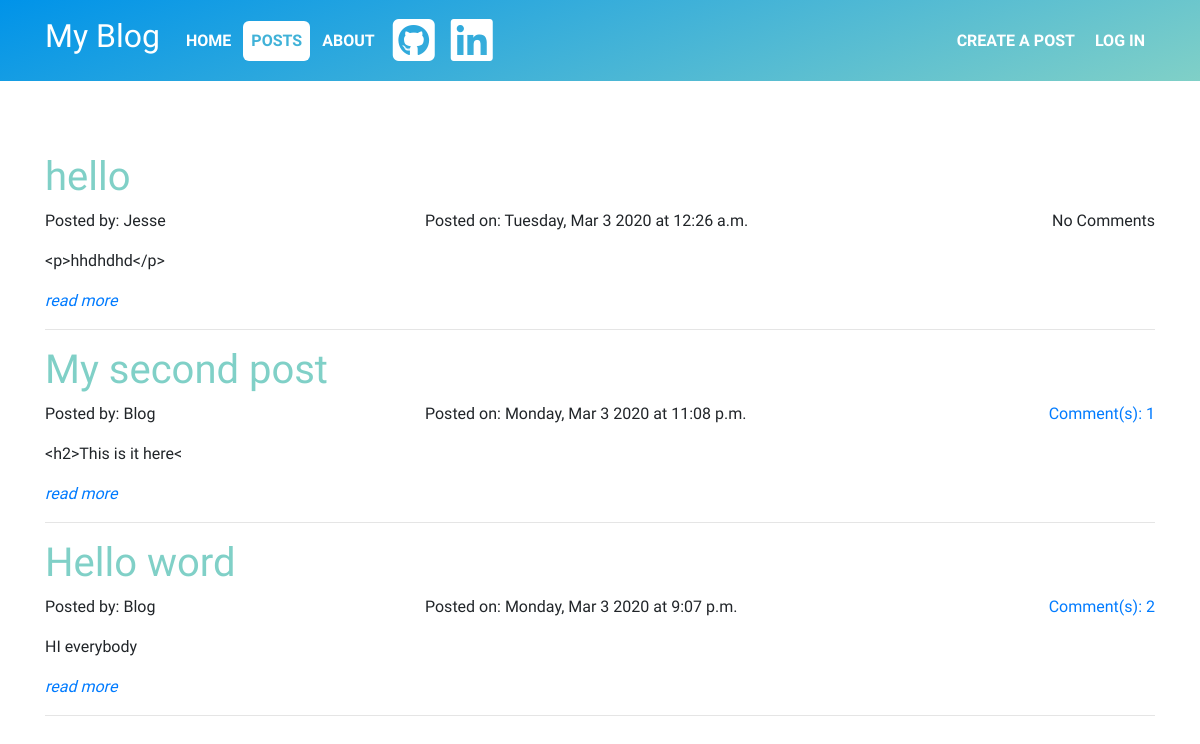
Screenshot of //posts/ with the database file from the repository.
### blog/models.py (models this page shows, shortened)
class Post(models.Model):
    author = models.ForeignKey(User, on_delete=models.CASCADE)
    alias = models.CharField(max_length=50, null=True)
    title = models.CharField(max_length=100)
    text = models.TextField()
    created_date = models.DateTimeField(default=timezone.now)
    published_date = models.DateTimeField(null=True)
    def approved_comments(self):
        return self.comments.filter(approved_comment=True)

### blog/views.py (the view)
class PostListView(ListView):
    paginate_by = 10
    queryset = Post.objects.filter(published_date__isnull=False).order_by('-published_date')

### blog/templates/blog/post_list.html
{% extends 'blog/base.html' %}
{% block posts %}id="active"{%endblock%}
{% block content %}
{% for post in post_list %}
    {% if post.published_date %}
    <div>
        <div>
            <h1 class="customtext"><a href="{% url 'post_detail' pk=post.pk %}">{{post.title}}</a></h1>
        </div>
        <div class="row">
            <div class="col-md-4">
                <p>Posted by: {{post.author|title}}</p>
            </div>
            <div class="col-md-4">
                <p>Posted on: {{post.published_date|date:"l, M n Y"}} at {{post.published_date|time:"g:i a"}}</p>
            </div>
            <div class="col-md-4" align="right">
                {% if post.approved_comments %}
                    <p><a href="{% url 'post_detail' pk=post.pk %}">Comment(s): {{post.approved_comments.count}}</a></p>
                {% else %}
                    <p>No Comments</p>
                {% endif %}
            </div>
        </div>
        <div>
            <p>{{post.text|slice:":20"}}</p>
            <a href="{% url 'post_detail' pk=post.pk %}"><p><em>read more</em></p></a>
        </div>
    </div>
    <hr>
    {% else %}
        <h3 align="center">Sorry, no content has been posted on this blog yet, please check back soon.</h3>
        <h4 align="center"><a href="{% url 'createpost' %}">CLICK here</a> to add create new post</h4>
    {% endif %}
{% endfor %}
{% endblock %}

### blog/templates/blog/base.html (shortened to what this page needs)
<!DOCTYPE html>
{% load static %}
<html lang="en">
<head>
    <link rel="stylesheet" href="https://stackpath.bootstrapcdn.com/bootstrap/4.4.1/css/bootstrap.min.css">
    <link rel="stylesheet" href="{% static "css/blog.css" %}">
</head>
<body class="fonty">
    <nav class="navbar sticky-top navbar-expand-lg navbar-dark customnav" id="nav_bar">
        <div class="container">
            <a class="navbar-brand" href="{% url 'index' %}"><h2>My Blog</h2></a>
            <div class="collapse navbar-collapse" id="navbarSupportedContent">
                <ul class="navbar-nav menu">
                    <li class="nav-item">
                        <a class="nav-link" href="{% url 'index' %}" {% block home %}{% endblock %}><strong>HOME</strong></a>
                    </li>
                    <li class="nav-item">
                        <a class="nav-link" href="{% url 'post_list' %}" {% block posts %}{% endblock %}><strong>POSTS</strong></a>
                    </li>
                    <li class="nav-item">
                        <a class="nav-link" href="{% url 'about' %}" {% block about %}{% endblock %}><strong>ABOUT</strong></a>
                    </li>
                </ul>
                <ul class="navbar-nav portfolio">
                    <li class="nav-item">
                        <a class="nav-link" href="https://www.github.com" target="_blank"><strong><i class="fab fa-github-square fa-3x" id="rotate"></i></strong></a>
                    </li>
                    <li class="nav-item">
                        <a class="nav-link" href="https://www.linkedin.com" target="_blank"><strong><i class="fab fa-linkedin fa-3x" id="rotate"></i></strong></a>
                    </li>
                </ul>
                <ul class="navbar-nav menu ml-auto">
                {% if user.is_authenticated %}
                    <li class="nav-item">
                        <a class="nav-link" href="{% url 'createpost' %}"><strong>CREATE A POST</strong></a>
                    </li>
                    <li class="nav-item">
                        <a class="nav-link" href="{% url 'drafts' %}" {% block drafts %}{% endblock %}><strong>DRAFTS</strong></a>
                    </li>
                    <li class="nav-item">
                        <a class="nav-link" href="{% url 'profile' %}" {% block profile %}{% endblock %}><strong>{{user.username|title}} <i class="fas fa-user-alt"></i></strong></a>
                    </li>
                    <li class="nav-item logout">
                        <a class="nav-link" href="{% url 'logout' %}"><strong><i class="fas fa-power-off"></i></strong></a>
                    </li>
                {% else %}
                    <li class="nav-item">
                        <a class="nav-link" href="{% url 'createpost' %}" {% block createpost %}{% endblock %}><strong>CREATE A POST</strong></a>
                    </li>
                    <li class="nav-item">
                        <a class="nav-link" href="{% url 'login' %}"><strong>LOG IN</strong></a>
                    </li>
                {% endif %}
                </ul>
            </div>
        </div>
    </nav>
    <br><br><br>
    <div class="container">
        {% block content %}
        {% endblock %}
    </div>
</body>
</html>

### blog/static/css/blog.css (style rules this page uses)
.navbar-dark .navbar-nav .nav-link { color:rgb(255, 255, 255); border-radius: 6px; margin-left: 2px; margin-right: 2px; }
.navbar-dark .portfolio .nav-link { transition: 0.70s; -webkit-transition: 0.70s; -moz-transition: 0.70s; -ms-transition: 0.70s; -o-transition: 0.70s; display: block; margin-right: auto; margin-left: auto; display: inline-block; }
#active { color: #40b2d8; background-color: white; }
.fonty { font-family: 'Sirin Stencil', sans-serif; }
.customnav { background-color: #0093E9; background-image: linear-gradient(160deg, #0093E9 0%, #80D0C7 100%); }
.customtext { background: radial-gradient(circle, rgba(0,147,233,1) 0%, rgba(128,208,199,1) 25%); -webkit-background-clip: text; -webkit-text-fill-color: transparent; }

### rows the page displays
Post: title "hello", author "Jesse", published_date "Tuesday, Mar 3 2020", published_date "12:26 a.m.", shows "No Comments", text "<p>hhdhdhd</p>"
Post: title "My second post", author "Blog", published_date "Monday, Mar 3 2020", published_date "11:08 p.m.", approved_comments.count "1", text "<h2>This is it here<"
Post: title "Hello word", author "Blog", published_date "Monday, Mar 3 2020", published_date "9:07 p.m.", approved_comments.count "2", text "HI everybody"
